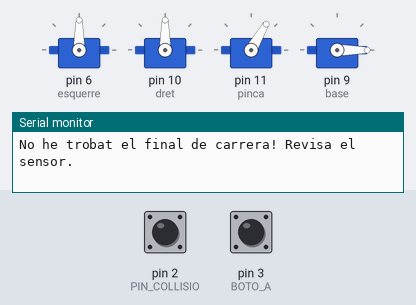
A sketch run on a simulated Arduino Uno, built with avr-gcc and run on an emulated ATmega328P. On the bench: 4 × servo, the last lines printed to the serial monitor. Inputs (shaded band) come from the test bench; at power-on: pin 3 (BOTO_A) HIGH, pin 2 (PIN_COLLISIO) HIGH.

Above: at 4.4 s.
4.5 s: pin 3 (BOTO_A) pulled LOW for 0.15 s
7.5 s: pin 2 (PIN_COLLISIO) pulled LOW for 0.15 s
At 10.5 s:
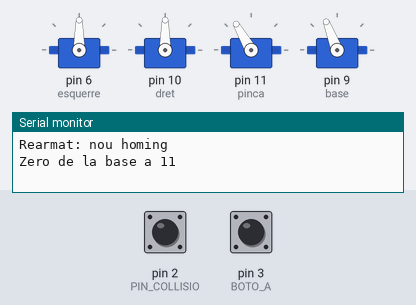
10.6 s: pin 2 (PIN_COLLISIO) pulled LOW for 1 s
At 11.2 s:
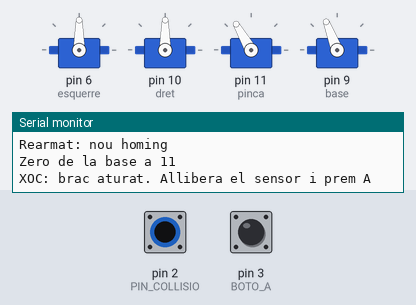
13.1 s: pin 3 (BOTO_A) pulled LOW for 1 s
At 14.5 s:
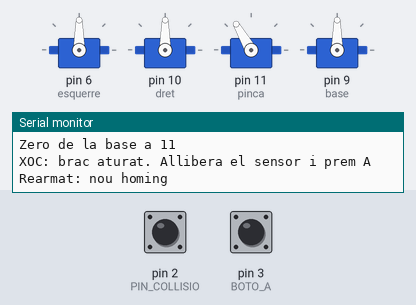
16.7 s: pin 2 (PIN_COLLISIO) pulled LOW for 0.15 s
At 18.0 s:
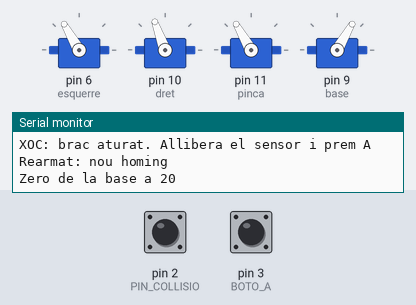
19.8 s: pin 2 (PIN_COLLISIO) pulled LOW for 3.2 s
At 20.5 s:
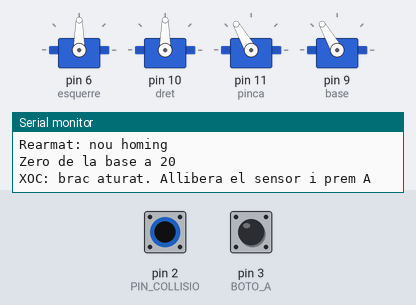
Timing chart, 0 to 22.8 s (numbered marks = the images above; inputs shaded):
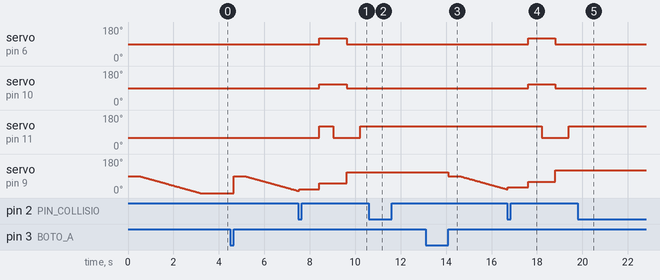

The sketch:

ampliat.ino
```cpp
/*
  Solucionari Repte SA6-B · Homing + sequencia segura (AMPLIAT)
  AMPLIACIO 1: la sequencia es RELATIVA al zero trobat pel homing: si el
               sensor es mou, la tasca es desplaca amb ell.
  AMPLIACIO 2: la sequencia va amb millis() (sense delay): el xoc es
               detecta a l'INSTANT, no al final de cada gest.
  AMPLIACIO 3: despres d'un xoc, el polsador A REARMA: nou homing i torna a
               comencar (nomes si el sensor ja no toca).
  Circuit: servos base=9, esquerre=6, dret=10, pinca=11 (PILES + GND comu);
           sensor de col.lisio D2 (LOW = toca); polsador A entre D3 i GND.
*/

#include <Servo.h>

const int PIN_COLLISIO = 2;
const int BOTO_A = 3;
const unsigned long PAUSA_GEST = 600;

Servo base, esquerre, dret, pinca;

// Gestos: base RELATIVA al zero (AMPLIACIO 1), la resta absoluts
const int NUM_GESTOS = 4;
const int GEST_BASE[NUM_GESTOS] = {40, 40, 100, 100};
const int GEST_ESQ[NUM_GESTOS]  = {120, 120, 90, 90};
const int GEST_DRET[NUM_GESTOS] = {110, 110, 90, 90};
const int GEST_PIN[NUM_GESTOS]  = {120, 60, 60, 120};

enum Estat { TREBALLANT, ATURAT };
Estat estat = TREBALLANT;
int zeroBase = 0;
int gest = 0;
unsigned long tGest = 0;

bool toca() {
  return digitalRead(PIN_COLLISIO) == LOW;
}

// Torna true si ha trobat el zero i el braç ha quedat lliure del sensor
bool homing() {
  int angle = 90;
  base.write(angle);
  delay(500);
  while (!toca() && angle > 0) {
    angle--;
    base.write(angle);
    delay(30);
  }
  if (!toca()) {
    Serial.println("No he trobat el final de carrera! Revisa el sensor.");
    return false;
  }
  zeroBase = angle;
  Serial.print("Zero de la base a ");
  Serial.println(zeroBase);
  base.write(zeroBase + 10);
  delay(300);
  if (toca()) {
    Serial.println("El sensor continua premut: allunya'l de la base.");
    return false;
  }
  gest = 0;
  tGest = millis();
  return true;
}

void setup() {
  Serial.begin(9600);
  pinMode(PIN_COLLISIO, INPUT_PULLUP);
  pinMode(BOTO_A, INPUT_PULLUP);
  esquerre.write(90);
  dret.write(90);
  pinca.write(60);
  esquerre.attach(6);
  dret.attach(10);
  pinca.attach(11);
  base.attach(9);
  if (!homing()) estat = ATURAT;
}

void loop() {
  switch (estat) {
    case TREBALLANT:
      if (toca()) {                               // AMPLIACIO 2: a l'instant
        estat = ATURAT;
        Serial.println("XOC: brac aturat. Allibera el sensor i prem A");
      } else if (millis() - tGest >= PAUSA_GEST) {
        tGest = millis();
        base.write(constrain(zeroBase + GEST_BASE[gest], 0, 180));
        esquerre.write(GEST_ESQ[gest]);
        dret.write(GEST_DRET[gest]);
        pinca.write(GEST_PIN[gest]);
        gest = (gest + 1) % NUM_GESTOS;
      }
      break;

    case ATURAT:                                  // AMPLIACIO 3
      if (!toca() && digitalRead(BOTO_A) == LOW) {
        Serial.println("Rearmat: nou homing");
        while (digitalRead(BOTO_A) == LOW) { }
        if (homing()) estat = TREBALLANT;   // si falla, continua ATURAT
      }
      break;
  }
}
```

Measured:
- after the input at 7.5 s, servo on pin 6 (esquerre): 90° → 120° after 0.93 s, → 90° 1.2 s later; servo on pin 10 (dret): 90° → 110° after 0.93 s, → 90° 1.2 s later; servo on pin 11 (pinca): 60° → 120° after 0.93 s, → 60° 0.60 s later, → 120° 1.2 s later
- after the input at 10.6 s, servo on pin 6 (esquerre): stays 90° (without the input it goes to 120° after 0.23 s); servo on pin 10 (dret): stays 90° (without the input it goes to 110° after 0.23 s)
- after the input at 13.1 s, servo on pin 9 (base): moves from 111° to 20° over 2.6 s, starting after 1.0 s
- after the input at 16.7 s, servo on pin 6 (esquerre): 90° → 120° after 0.91 s, → 90° 1.2 s later; servo on pin 10 (dret): 90° → 110° after 0.91 s, → 90° 1.2 s later; servo on pin 11 (pinca): 120° → 60° after 1.5 s, → 120° 1.2 s later
- after the input at 19.8 s, servo on pin 6 (esquerre), servo on pin 10 (dret): stops changing and stays 90°; servo on pin 11 (pinca), servo on pin 9 (base): stops changing and stays 120°
